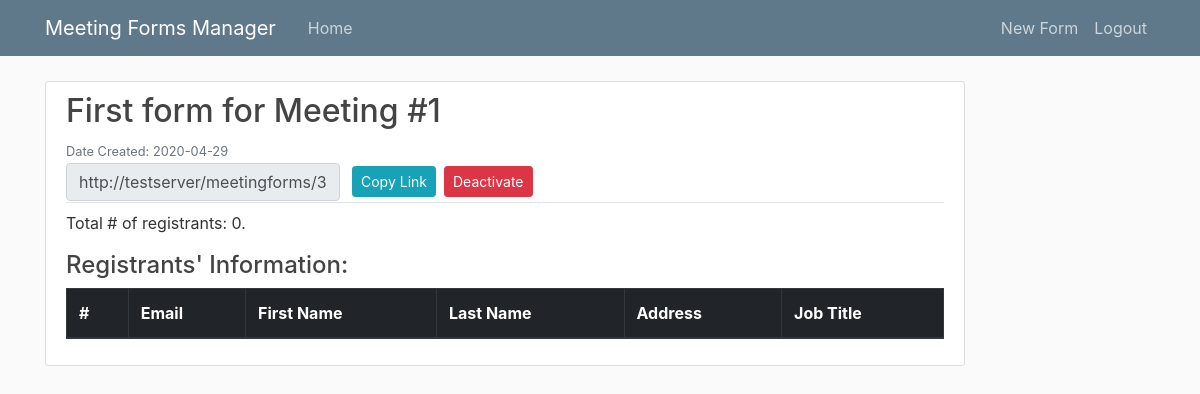
The app's page /meetingforms/3 (signed in) with its own data.
### zoom_app/models.py (models this page shows, shortened)
class MeetingForm(db.Model):
    id = db.Column(db.Integer, primary_key=True)
    meeting_id = db.Column(BIGINT(unsigned=True), nullable=False)
    meeting_form_name = db.Column(db.String(200), nullable=False)
    date_created = db.Column(db.DateTime, nullable=False, default=datetime.utcnow)
    active = db.Column(db.Boolean, nullable=False)
    user_id = db.Column(db.Integer, db.ForeignKey('user.id'), nullable=False)
    registrants = db.relationship('Registrant', backref='register_form', lazy=True)

### zoom_app/routes.py (the view)
@app.route("/meetingforms/<int:meeting_form_id>", methods=['GET', 'POST'])
@login_required
def meeting_form(meeting_form_id):
    meeting_form = MeetingForm.query.get_or_404(meeting_form_id)
    if meeting_form.creator != current_user:
        abort(403)
    return render_template(
        "meeting_form.html",
        title=meeting_form.meeting_form_name,
        meeting_form=meeting_form,
        view_link=f"{request.base_url}/view"
    )

### zoom_app/models.py (called while the page is built)
@login_manager.user_loader
def load_user(user_id):
    return User.query.get(int(user_id))

### zoom_app/routes.py (called while the page is built)
@app.context_processor
def utility_processor():
    def list_length(lst):
        return len(lst)
    def return_idx_in_list(item, lst):
        return lst.index(item)
    return dict(list_length=list_length, return_idx_in_list=return_idx_in_list)

### zoom_app/templates/meeting_form.html (shortened to what this page needs)
{% extends "layout.html" %}
{% block content %}
<div class="col-md-10">
  <article class="media content-section">
    <div class="media-body">
      <div class="article-metadata">
        <h2 class="mr-2" disabled="true">{{ meeting_form.meeting_form_name }}</h2>
        <small class="text-muted">Date Created: {{ meeting_form.date_created.strftime('%Y-%m-%d') }}</small>
        <div>
          <form class="form-inline">
            <input type="text" class="form-control mr-2" value="{{ view_link }}" id="meeting-link" readonly>
            <button type="button" class="btn btn-info btn-sm m-1" onclick="copyLink()">Copy Link</button>
            {% if meeting_form.active %}
              <button type="button" class="btn btn-danger btn-sm m-1" data-toggle="modal" data-target="#toggleModal">Deactivate</button>
            {% else %}
              <button type="button" class="btn btn-success btn-sm m-1" data-toggle="modal" data-target="#toggleModal">Activate</button>
            {% endif %}
          </form>
        </div>
      </div>
      <div class="mt-2">
        <p>Total # of registrants: {{ list_length(meeting_form.registrants) }}.</p>
      </div>
      <div>
        <h4>Registrants' Information:</h4>
        <table class="table table-bordered table-striped">
          <thead class="thead-dark">
            <tr>
              <th scope="col">#</th>
              <th scope="col">Email</th>
              <th scope="col">First Name</th>
              <th scope="col">Last Name</th>
              <th scope="col">Address</th>
              <th scope="col">Job Title</th>
            </tr>
          </thead>
        </table>
      </div>
    </div>
  </article>
</div>
{% endblock content %}

### zoom_app/static/main.css (style rules this page uses)
body { background: #fafafa; color: #333333; margin-top: 5rem; }
h1, h2, h3, h4, h5, h6 { color: #444444; }
.content-section { background: #ffffff; padding: 10px 20px; border: 1px solid #dddddd; border-radius: 3px; margin-bottom: 20px; }
.article-metadata { padding-bottom: 1px; margin-bottom: 4px; border-bottom: 1px solid #e3e3e3 }

### records on screen
MeetingForm: meeting_form_name "First form for Meeting #1", date_created "2020-04-29"

### other values on screen
{{ list_length(meeting_form.registrants) }} "0"
